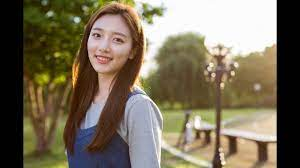
#> input picture image/portrait1.jpg, 300 x 168 px
$ python detect_landscape.py
#> lines starting #> are read from the running program, lines starting #| are printed output that depends on the picture; after the words box and inside, x2 and y2 are one past the last pixel; in counts of white or black regions, pixels touching at a corner belong together
import cv2

#얼굴인식 casecade 사용
face_cascade = cv2.CascadeClassifier('haarcascade_frontalface_default.xml')
#hog객체 생성 및 설정
body = cv2.HOGDescriptor()
body.setSVMDetector(cv2.HOGDescriptor_getDefaultPeopleDetector())
bodyParams = {'winStride':(8,8), 'padding':(32, 32), 'scale':1.05, 'hitThreshold':0}

#읽을 사진 파일
img = cv2.imread("./image/portrait1.jpg")
#> img is the input picture: shape (168, 300, 3); mean B, G, R 89.9, 111.3, 121.7
#색상 gray로 변경
gray = cv2.cvtColor(img, cv2.COLOR_BGR2GRAY)
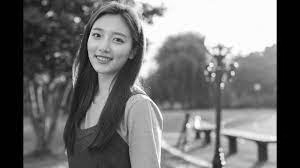
#> gray: shape (168, 300); min 0, max 255, mean 112

#얼굴인식 cascade를 사용해서 객체 검출
faces = face_cascade.detectMultiScale(gray, 1.1, 4)
#> faces = [[79, 15, 58, 58]]
#사람 몸 인식해서 객체 검출
human, r = body.detectMultiScale(gray, **bodyParams)
#> human = (); r = ()

#얼굴의 갯수 검출
count_face = 0      #얼굴 갯수 0개로 초기화
for(x, y, w, h) in faces:
    cv2.rectangle(img, (x, y), (x + w, y + h), (255, 0, 0), 2)
    count_face += 1     #얼굴이 인식되면 갯수 하나씩 증가
#> this loop made 1 pass
#> (x, y, w, h, count_face) on pass 1: (79, 15, 58, 58, 1)
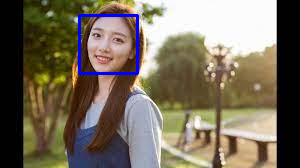
#> img: shape (168, 300, 3); 1.37% of pixels changed, all inside (x1, y1, x2, y2) = (78, 14, 139, 75)
#> after the loop, count_face = 1

#사람 몸의 갯수 검출
count_body = 0      #사람 몸의 갯수 0개로 초기화
for (x,y,w,h) in human:
    cv2.rectangle(img,(x,y),(x+w,y+h),(255,0,0), 2)
    count_body += 1     #사람 몸이 인식되면 갯수 하나씩 증가
#> this loop made 0 passes
#> after the loop, count_body = 0

#이미지가 인물사진인지 풍경사진인지 검출
find_image_type = 0        #이미지타입 0으로 초기화 함
if count_face > 0:      #이미지에서 얼굴이 검출되어 count_face > 0이면
    find_image_typent = 1    #이미지타입에 1 대입

if count_body > 0:      #이미지에서 사람 몸이 검출되어 count_body > 0 이면
    find_image_type = 1     #이미지 타입에 1 대입

if find_image_type == 0:    #이미지 타입이 0이면 풍경사진이라고 출력
    print("This image is landscape")

elif find_image_type == 1:  #이미지 타입이 1이면 인물사진이라고 출력
    print("This image is portrait")

cv2.imshow('img', img)
cv2.waitKey()

$ run again, with image/portrait4.jpg copied over image/portrait1.jpg
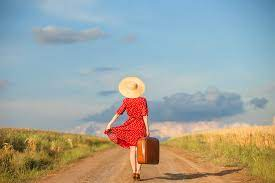
#> input picture image/portrait4.jpg, 275 x 183 px
#> img is the input picture: shape (183, 275, 3); mean B, G, R 155.5, 162.7, 159
#> `gray = cv2.cvtColor(img, cv2.COLOR_BGR2GRAY)`:
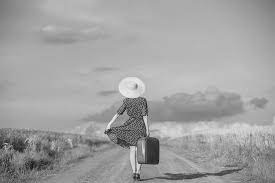
#> gray: shape (183, 275); min 13, max 245, mean 160.7
#> faces = ()
#> human = [[98, 62, 72, 121]]; r = [0.56]
#> after the loop `for(x, y, w, h) in faces:`: count_face = 0
#> the loop `for (x,y,w,h) in human:` made 1 pass
#> (x, y, w, h, count_body) on pass 1: (98, 62, 72, 121, 1)
#> after the loop `for (x,y,w,h) in human:`:
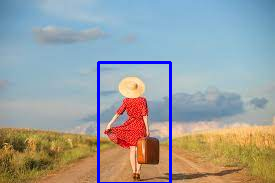
#> img: shape (183, 275, 3); 2% of pixels changed, all inside (x1, y1, x2, y2) = (97, 61, 172, 183)
#> after the loop `for (x,y,w,h) in human:`: count_body = 1
